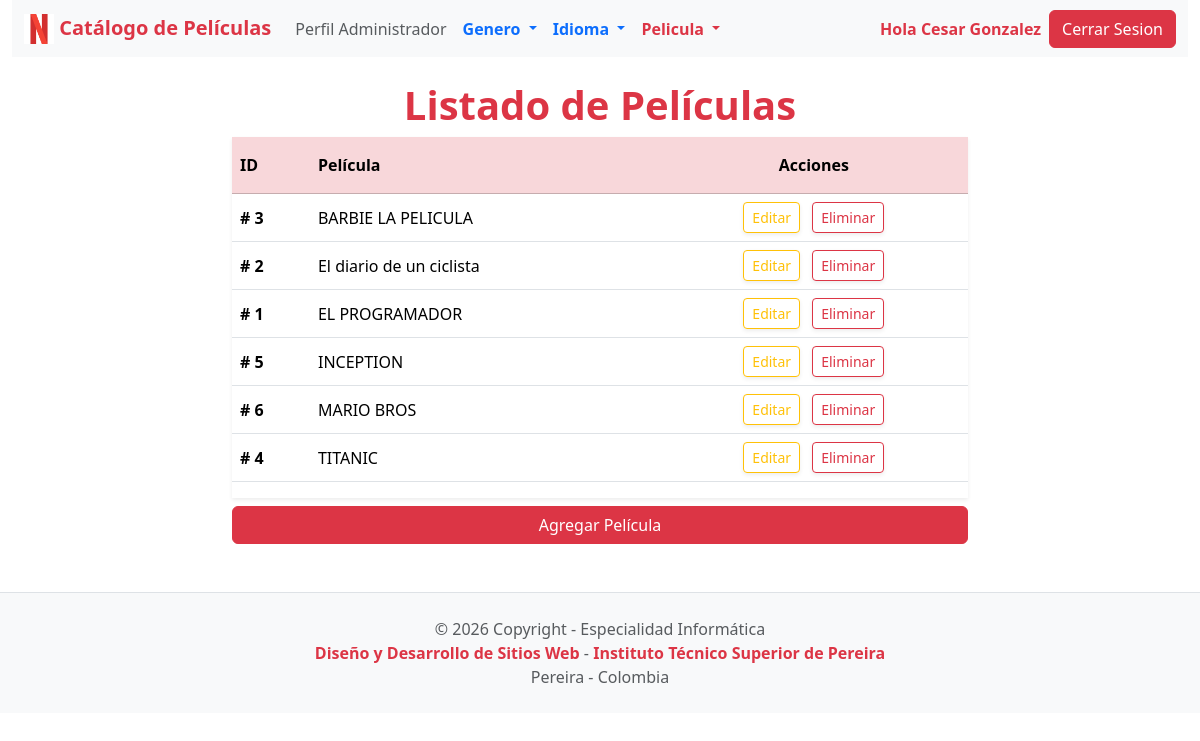
Page /pelicula_listar.php (signed in) on the committed database.
### tables this page shows
CREATE TABLE IF NOT EXISTS `pelicula` (
  `id` int(11) NOT NULL,
  `nombre` varchar(100) NOT NULL,
  `director` varchar(100) NOT NULL,
  `id_genero` int(11) NOT NULL,
  `id_idioma` int(11) NOT NULL,
  `anio` year(4) NOT NULL,
  `duracion` time NOT NULL,
  `imagen` varchar(250) NOT NULL,
  `descripcion` text NOT NULL,
  PRIMARY KEY (`id`),
  KEY `pelicula_genero` (`id_genero`),
  KEY `pelicula_idioma` (`id_idioma`)
);

### pelicula_listar.php (the view, shortened to what this page needs)
<?php
	$nombre_perfil = $_SESSION['nombre_perfil'];
	$nombre_acceso = $_SESSION['nombre_acceso'];
    $idCone = conexion();
    $sql = "SELECT * FROM pelicula ORDER BY nombre";
    $query = mysqli_query($idCone, $sql);
?>
<!doctype html>
<html lang="es">
 <head>
    <link href="https://cdn.jsdelivr.net/npm/bootstrap@5.3.8/dist/css/bootstrap.min.css" rel="stylesheet">
 </head>
  <body>
    <div class="container-fluid mb-4">
        <nav class="navbar navbar-expand-lg bg-body-tertiary">
        <div class="container-fluid">
            <a class="navbar-brand text-danger" href="index.php">
                <img src="icono.png" alt="Logo" width="30" height="30" class="d-inline-block align-text-top">
                Catálogo de Películas
            </a>
            <div class="collapse navbar-collapse" id="navbarScroll">
            <ul class="navbar-nav me-auto my-2 my-lg-0 navbar-nav-scroll" style="--bs-scroll-height: 100px;">
                <li class="nav-item">
                <a class="nav-link active text-muted" aria-current="page">Perfil <?php echo mb_convert_case(mb_strtolower($nombre_perfil, 'UTF-8'), MB_CASE_TITLE, "UTF-8"); ?></a>
                </li>
                <li class="nav-item dropdown">
                  <a class="nav-link active dropdown-toggle text-primary" href="#" role="button" data-bs-toggle="dropdown" aria-expanded="false">
                    Genero
                  </a>
                </li>
                <li class="nav-item dropdown">
                  <a class="nav-link active dropdown-toggle text-primary" href="#" role="button" data-bs-toggle="dropdown" aria-expanded="false">
                    Idioma
                  </a>
                </li>
                <li class="nav-item dropdown">
                  <a class="nav-link active dropdown-toggle text-danger" href="#" role="button" data-bs-toggle="dropdown" aria-expanded="false">
                    Pelicula
                  </a>
                </li>
            </ul>
            <a class="nav-link active text-danger" aria-current="page">Hola <?php echo mb_convert_case(mb_strtolower($nombre_acceso, 'UTF-8'), MB_CASE_TITLE, "UTF-8"); ?></a>
            <a class="btn btn-danger ms-2" href="cerrar_sesion.php" role="button">Cerrar Sesion</a>
            </div>
        </div>
        </nav>
    </div>
    <div class="container">
        <h1 class="text-center text-danger">Listado de Películas</h1>
        <div class="row justify-content-center">
            <div class="col-md-8">
                <div class="table-responsive shadow-sm">
                    <table class="table table-hover align-middle">
                        <thead class="table-danger">
                            <tr>
                                <th scope="col" class="py-3">ID</th>
                                <th scope="col" class="py-3">Película</th>
                                <th scope="col" class="py-3 text-center">Acciones</th>
                            </tr>
                        </thead>
                        <tbody>
                            <?php while($row = mysqli_fetch_array($query)): ?>
                            <tr>
                                <td class="fw-bold"># <?php echo $row['id']; ?></td>
                                <td><?php echo $row['nombre']; ?></td>
                                <td class="text-center">
                                    <a href="pelicula_modificar.php?id=<?php echo $row['id']; ?>"
                                    class="btn btn-outline-warning btn-sm shadow-sm me-2">
                                        <i class="bi bi-pencil-square"></i> Editar
                                    </a>
                                    <a href="pelicula_eliminar.php?id=<?php echo $row['id']; ?>"
                                    class="btn btn-outline-danger btn-sm shadow-sm">
                                        <i class="bi bi-trash"></i> Eliminar
                                    </a>
                                </td>
                            </tr>
                            <?php endwhile; ?>
                        </tbody>
                    </table>
                </div>
                <div class="form-group row justify-content-center mt-2">
                    <div class="col-sm-12 d-grid">
                        <a href="pelicula_crear.php" class="btn btn-danger">Agregar Película</a>
                    </div>
                </div>
            </div>
        </div>
    </div>
    <footer class="page-footer font-small mt-5 bg-light border-top">
        <div class="footer-copyright text-center py-4 text-muted">
            © <?php echo date('Y')." Copyright - Especialidad Informática";?>
            <br>
            <a class="text-danger text-decoration-none" href="https://tecnologiasits.pindana.co/">Diseño y Desarrollo de Sitios Web</a> -
            <a class="text-danger text-decoration-none" href="https://itspereira.edu.co/">Instituto Técnico Superior de Pereira</a>
            <br>Pereira - Colombia
        </div>
    </footer>
  </body>
</html>

### pelicula_listar.php (style rules this page uses)
.navbar-brand, .text-danger, .text-primary { font-weight: bold; }

### rows in the picture
pelicula: id "3", nombre "BARBIE LA PELICULA"
pelicula: id "2", nombre "El diario de un ciclista"
pelicula: id "1", nombre "EL PROGRAMADOR"
pelicula: id "5", nombre "INCEPTION"
pelicula: id "6", nombre "MARIO BROS"
pelicula: id "4", nombre "TITANIC"
